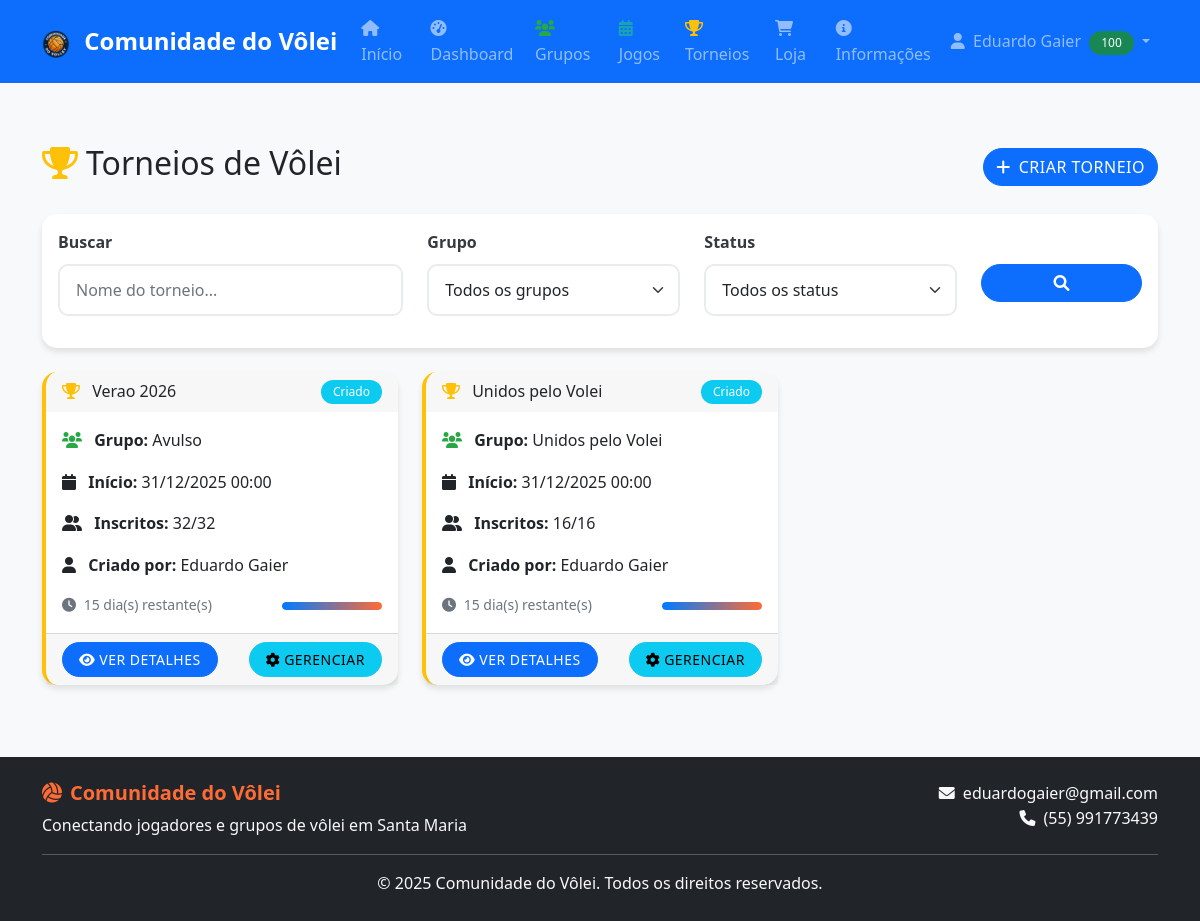
Before: /torneios.php (signed in) with the older database file.
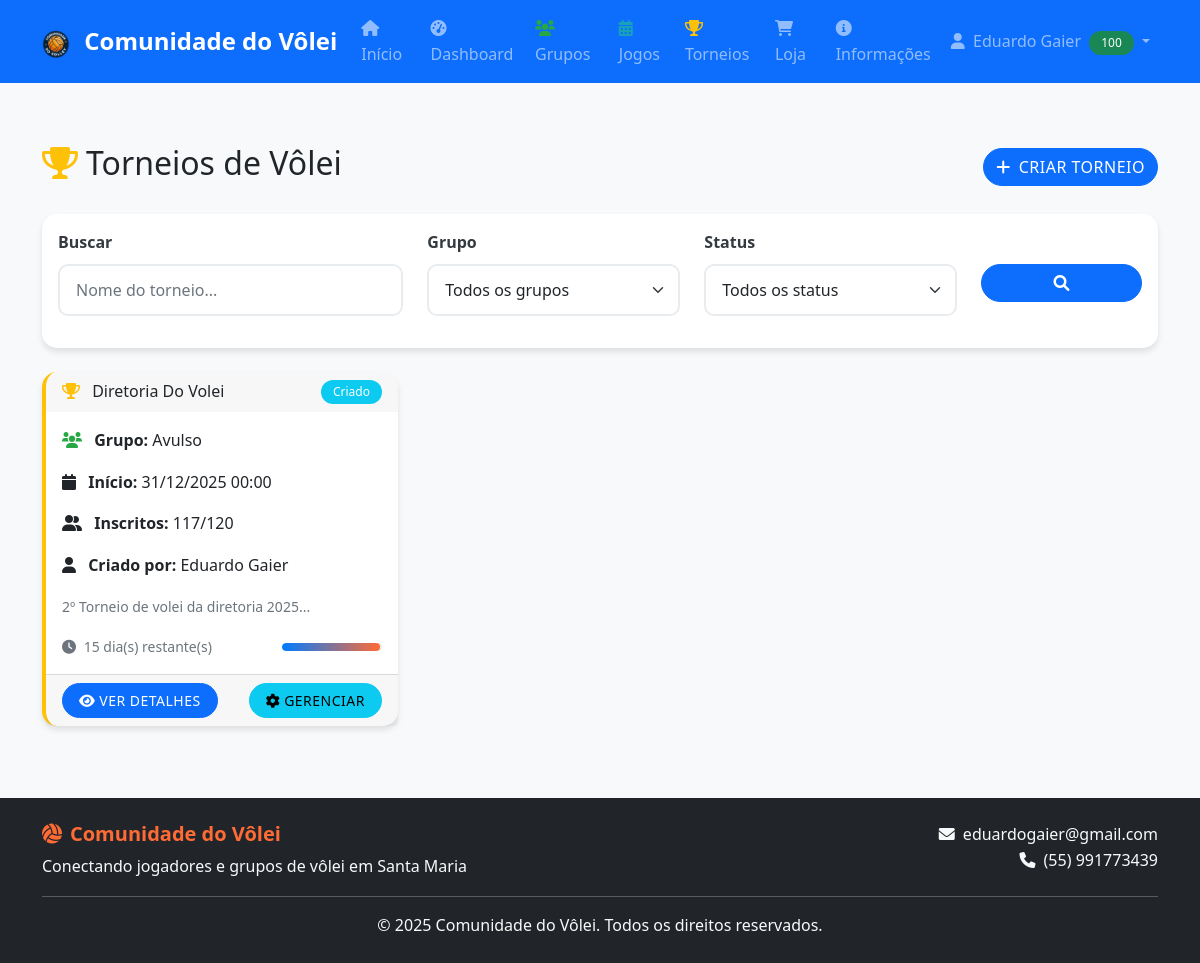
After: the same page with the newer database file.
### tables this page shows
CREATE TABLE `usuarios` (
  `id` int(11) NOT NULL,
  `nome` varchar(100) NOT NULL,
  `usuario` varchar(50) NOT NULL,
  `cpf` varchar(14) DEFAULT NULL,
  `telefone` varchar(15) DEFAULT NULL,
  `email` varchar(100) NOT NULL,
  `senha` varchar(255) NOT NULL,
  `nivel` enum('Iniciante','Intermediário','Avançado','Profissional') NOT NULL,
  `genero` enum('Masculino','Feminino') NOT NULL DEFAULT 'Masculino',
  `disponibilidade` text DEFAULT NULL,
  `data_aniversario` date DEFAULT NULL,
  `reputacao` int(11) DEFAULT 0,
  `foto_perfil` varchar(255) DEFAULT NULL,
  `data_cadastro` timestamp NOT NULL DEFAULT current_timestamp(),
  `ativo` tinyint(1) DEFAULT 1,
  `is_premium` tinyint(1) DEFAULT 0,
  `premium_ativado_em` timestamp NULL DEFAULT NULL,
  `premium_expira_em` timestamp NULL DEFAULT NULL,
  `ultimo_pagamento` timestamp NULL DEFAULT NULL,
  `is_admin` tinyint(1) DEFAULT 0
);

CREATE TABLE `torneios` (
  `id` int(11) NOT NULL,
  `nome` varchar(100) NOT NULL,
  `descricao` text DEFAULT NULL,
  `grupo_id` int(11) DEFAULT NULL,
  `tipo` enum('grupo','avulso') DEFAULT 'grupo',
  `data_inicio` datetime NOT NULL,
  `data_fim` datetime DEFAULT NULL,
  `max_participantes` int(11) DEFAULT 16,
  `quantidade_times` int(11) DEFAULT NULL,
  `integrantes_por_time` int(11) DEFAULT NULL,
  `modalidade` enum('todos_contra_todos','todos_chaves','torneio_pro') DEFAULT NULL,
  `quantidade_grupos` int(11) DEFAULT NULL,
  `quantidade_quadras` int(11) DEFAULT 1,
  `status` enum('Criado','Inscrições Abertas','Em Andamento','Finalizado','Cancelado') DEFAULT 'Criado',
  `criado_por` int(11) NOT NULL,
  `data_criacao` timestamp NOT NULL DEFAULT current_timestamp(),
  `inscricoes_abertas` tinyint(1) NOT NULL DEFAULT 0
);

CREATE TABLE `grupos` (
  `id` int(11) NOT NULL,
  `nome` varchar(100) NOT NULL,
  `logo_id` int(11) DEFAULT NULL,
  `descricao` text DEFAULT NULL,
  `nivel` enum('Iniciante','Amador','Avançado','Profissional') DEFAULT NULL,
  `administrador_id` int(11) NOT NULL,
  `local_principal` varchar(200) DEFAULT NULL,
  `contato` text DEFAULT NULL,
  `ativo` tinyint(1) DEFAULT 1,
  `data_criacao` timestamp NOT NULL DEFAULT current_timestamp(),
  `modalidade` enum('Vôlei','Vôlei Quadra','Vôlei Areia','Beach Tênis') DEFAULT NULL
);

### includes/db_connect.php (called while the page is built, shortened)
<?php
function executeQuery($pdo, $sql, $params = []) {
    try {
        $stmt = $pdo->prepare($sql);
        $result = $stmt->execute($params);
        return $stmt;
    } catch(PDOException $e) {
        error_log("Erro na query: " . $e->getMessage() . " | SQL: " . $sql);
        return false;
    }
}
function getUserById($pdo, $id) {
    $sql = "SELECT * FROM usuarios WHERE id = ? AND ativo = 1";
    $stmt = executeQuery($pdo, $sql, [$id]);
    $result = $stmt ? $stmt->fetch() : false;
    return $result;
}
function isLoggedIn() {
    return isset($_SESSION['user_id']) && !empty($_SESSION['user_id']);
}
?>

### includes/functions.php (called while the page is built, shortened)
<?php
function formatarData($data, $formato = 'd/m/Y H:i') {
    return date($formato, strtotime($data));
}
function tempoRestante($data) {
    $agora = new DateTime();
    $data_jogo = new DateTime($data);
    $diferenca = $agora->diff($data_jogo);
    if ($diferenca->days > 0) {
        return $diferenca->days . ' dia(s) restante(s)';
    } elseif ($diferenca->h > 0) {
        return $diferenca->h . ' hora(s) restante(s)';
    } else {
        return $diferenca->i . ' minuto(s) restante(s)';
    }
}
?>

### torneios.php (the view, shortened to what the rows shown need)
<?php
require_once 'includes/db_connect.php';
require_once 'includes/functions.php';
$sql = "SELECT t.*, g.nome as grupo_nome, u.nome as criado_por_nome,
               COUNT(tp.id) as total_inscritos
        FROM torneios t
        LEFT JOIN grupos g ON t.grupo_id = g.id
        LEFT JOIN usuarios u ON t.criado_por = u.id
        LEFT JOIN torneio_participantes tp ON t.id = tp.torneio_id
        WHERE t.status IN ('Criado', 'Inscrições Abertas', 'Em Andamento')
        GROUP BY t.id
        ORDER BY t.data_inicio ASC";
$stmt = executeQuery($pdo, $sql);
$torneios = $stmt ? $stmt->fetchAll() : [];
include 'includes/header.php';
?>
<div class="row">
    <div class="col-12">
        <div class="d-flex justify-content-between align-items-center mb-4">
            <h2>
                <i class="fas fa-trophy me-2"></i>Torneios de Vôlei
            </h2>
        </div>
    </div>
</div>
<div class="row">
    <div class="col-12">
        <?php if (empty($torneios)): ?>
            <div class="text-center py-5">
                <i class="fas fa-trophy fa-4x text-muted mb-3"></i>
                <h5 class="text-muted">Nenhum torneio encontrado</h5>
                <p class="text-muted">Seja o primeiro a criar um torneio!</p>
                <button class="btn btn-primary" data-bs-toggle="modal" data-bs-target="#criarTorneioModal">
                    <i class="fas fa-plus me-2"></i>Criar Primeiro Torneio
                </button>
            </div>
        <?php else: ?>
            <div class="row" id="torneios-container">
                <?php foreach ($torneios as $torneio): ?>
                    <div class="col-md-6 col-lg-4 mb-4">
                        <div class="card h-100 torneio-card">
                            <div class="card-header d-flex justify-content-between align-items-center">
                                <h6 class="mb-0">
                                    <i class="fas fa-trophy me-2"></i>
                                    <?php echo htmlspecialchars($torneio['nome']); ?>
                                </h6>
                                <span class="badge bg-<?php
                                    echo $torneio['status'] === 'Inscrições Abertas' ? 'success' :
                                        ($torneio['status'] === 'Em Andamento' ? 'warning' :
                                        ($torneio['status'] === 'Criado' ? 'info' : 'secondary'));
                                ?>">
                                    <?php echo htmlspecialchars($torneio['status']); ?>
                                </span>
                            </div>
                            <div class="card-body">
                                <p class="card-text">
                                    <i class="fas fa-users me-2"></i>
                                    <strong>Grupo:</strong> <?php echo htmlspecialchars($torneio['grupo_nome'] ?: 'Avulso'); ?>
                                </p>
                                <?php if (!empty($torneio['data_inicio'])): ?>
                                <p class="card-text">
                                    <i class="fas fa-calendar me-2"></i>
                                    <strong>Início:</strong> <?php echo formatarData($torneio['data_inicio']); ?>
                                </p>
                                <?php endif; ?>
                                <p class="card-text">
                                    <i class="fas fa-user-friends me-2"></i>
                                    <strong>Inscritos:</strong> <?php
                                    $maxParticipantes = $torneio['max_participantes'] ?? $torneio['quantidade_participantes'] ?? 0;
                                    echo (int)$torneio['total_inscritos'];
                                    if ($maxParticipantes > 0) {
                                        echo '/' . (int)$maxParticipantes;
                                    }
                                    ?>
                                </p>
                                <p class="card-text">
                                    <i class="fas fa-user me-2"></i>
                                    <strong>Criado por:</strong> <?php echo htmlspecialchars($torneio['criado_por_nome']); ?>
                                </p>
                                <?php if ($torneio['descricao']): ?>
                                    <p class="card-text">
                                        <small class="text-muted"><?php echo htmlspecialchars(substr($torneio['descricao'], 0, 100)); ?>...</small>
                                    </p>
                                <?php endif; ?>
                                <?php if (!empty($torneio['data_inicio'])): ?>
                                <div class="d-flex justify-content-between align-items-center">
                                    <small class="text-muted">
                                        <i class="fas fa-clock me-1"></i>
                                        <?php echo tempoRestante($torneio['data_inicio']); ?>
                                    </small>
                                    <?php
                                    $maxParticipantes = $torneio['max_participantes'] ?? $torneio['quantidade_participantes'] ?? 0;
                                    if ($maxParticipantes > 0):
                                    ?>
                                    <div class="progress" style="width: 100px; height: 8px;">
                                        <div class="progress-bar" role="progressbar"
                                             style="width: <?php echo min(100, ($torneio['total_inscritos'] / $maxParticipantes) * 100); ?>%">
                                        </div>
                                    </div>
                                    <?php endif; ?>
                                </div>
                                <?php endif; ?>
                            </div>
                            <div class="card-footer">
                                <div class="d-flex justify-content-between">
                                    <a href="torneio.php?id=<?php echo $torneio['id']; ?>" class="btn btn-primary btn-sm">
                                        <i class="fas fa-eye me-1"></i>Ver Detalhes
                                    </a>
                                    <?php if ($torneio['status'] === 'Inscrições Abertas'): ?>
                                        <button class="btn btn-success btn-sm"
                                                onclick="inscreverTorneio(<?php echo $torneio['id']; ?>)">
                                            <i class="fas fa-user-plus me-1"></i>Inscrever-se
                                        </button>
                                    <?php elseif ($torneio['status'] === 'Criado'): ?>
                                        <?php
                                        $sou_criador = ((int)$torneio['criado_por'] === (int)$_SESSION['user_id']);
                                        $sou_admin_grupo = false;
                                        if ($torneio['grupo_id']) {
                                            $sql_check = "SELECT administrador_id FROM grupos WHERE id = ?";
                                            $stmt_check = executeQuery($pdo, $sql_check, [$torneio['grupo_id']]);
                                            $grupo_check = $stmt_check ? $stmt_check->fetch() : false;
                                            $sou_admin_grupo = $grupo_check && ((int)$grupo_check['administrador_id'] === (int)$_SESSION['user_id']);
                                        }
                                        if ($sou_criador || $sou_admin_grupo || isAdmin($pdo, $_SESSION['user_id'])):
                                        ?>
                                            <a href="admin/gerenciar_torneio.php?id=<?php echo $torneio['id']; ?>" class="btn btn-info btn-sm">
                                                <i class="fas fa-cog me-1"></i>Gerenciar
                                            </a>
                                        <?php else: ?>
                                            <span class="badge bg-info"><?php echo htmlspecialchars($torneio['status']); ?></span>
                                        <?php endif; ?>
                                    <?php else: ?>
                                        <span class="badge bg-warning"><?php echo htmlspecialchars($torneio['status']); ?></span>
                                    <?php endif; ?>
                                </div>
                            </div>
                        </div>
                    </div>
                <?php endforeach; ?>
            </div>
        <?php endif; ?>
    </div>
</div>
<?php include 'includes/footer.php'; ?>

### includes/header.php (shortened to what the rows shown need)
<!DOCTYPE html>
<html lang="pt-BR">
<head>
    <link href="https://cdn.jsdelivr.net/npm/bootstrap@5.1.3/dist/css/bootstrap.min.css" rel="stylesheet">
    <link href="https://cdnjs.cloudflare.com/ajax/libs/font-awesome/6.0.0/css/all.min.css" rel="stylesheet">
    <?php
    $depth = 0;
    $css_path = $depth > 0 ? str_repeat('../', $depth) . 'assets/css/style.css' : 'assets/css/style.css';
    ?>
    <link href="<?php echo htmlspecialchars($css_path); ?>" rel="stylesheet">
</head>
<body>
    <nav class="navbar navbar-expand-lg navbar-dark bg-primary fixed-top">
        <div class="container">
            <div class="collapse navbar-collapse" id="navbarNav">
                <ul class="navbar-nav">
                    <?php if (isLoggedIn()): ?>
                        <?php
                        $pdo_disponivel = isset($pdo) && $pdo instanceof PDO;
                        $user_id_session = isset($_SESSION['user_id']) ? (int)$_SESSION['user_id'] : 0;
                        $usuario = false;
                        if ($user_id_session > 0 && $pdo_disponivel) {
                            $usuario = getUserById($pdo, $user_id_session);
                        }
                        ?>
                        <li class="nav-item dropdown">
                            <a class="nav-link dropdown-toggle" href="#" id="navbarDropdown" role="button" data-bs-toggle="dropdown">
                                <i class="fas fa-user me-1"></i>
                                <?php echo htmlspecialchars($usuario['nome'] ?? 'Usuário'); ?>
                                <?php
                                    $repHeader = (int)($usuario['reputacao'] ?? 0);
                                    $repHeaderClass = 'bg-danger';
                                    $repHeaderStyle = '';
                                    if ($repHeader > 75) { $repHeaderClass = 'bg-success'; }
                                    elseif ($repHeader > 50) { $repHeaderClass = 'bg-warning text-dark'; }
                                    elseif ($repHeader > 25) { $repHeaderClass = 'text-dark'; $repHeaderStyle = 'background-color:#fd7e14;'; }
                                ?>
                                <span class="badge ms-1 <?php echo $repHeaderClass; ?>" style="<?php echo $repHeaderStyle; ?>"><?php echo $repHeader; ?></span>
                            </a>
                        </li>
                    <?php endif; ?>
                </ul>
            </div>
        </div>
    </nav>
    <main class="main-content">
        <div class="container mt-5 pt-5">

Changed rows visible on the page:
removed torneios: nome "Verao 2026", status "Criado", grupo_nome "Avulso", data_inicio "31/12/2025 00:00", total_inscritos "32", max_participantes "32", criado_por.nome "Eduardo Gaier", data_inicio "15 dia(s) restante(s)", min(100, ($torneio['total_inscritos'] / $maxParticipantes) * 100) 100 (drawn)
removed torneios: nome "Unidos pelo Volei", status "Criado", grupo.nome "Unidos pelo Volei", data_inicio "31/12/2025 00:00", total_inscritos "16", max_participantes "16", criado_por.nome "Eduardo Gaier", tempoRestante($torneio['data_inicio']) "15 dia(s) restante(s)", min(100, ($torneio['total_inscritos'] / $maxParticipantes) * 100) 100 (drawn)
added torneios: nome "Diretoria Do Volei", status "Criado", grupo_nome "Avulso", data_inicio "31/12/2025 00:00", total_inscritos "117", max_participantes "120", criado_por.nome "Eduardo Gaier", descricao "2º Torneio de volei da diretoria 2025", data_inicio "15 dia(s) restante(s)", min(100, ($torneio['total_inscritos'] / $maxParticipantes) * 100) 97.5 (drawn)
